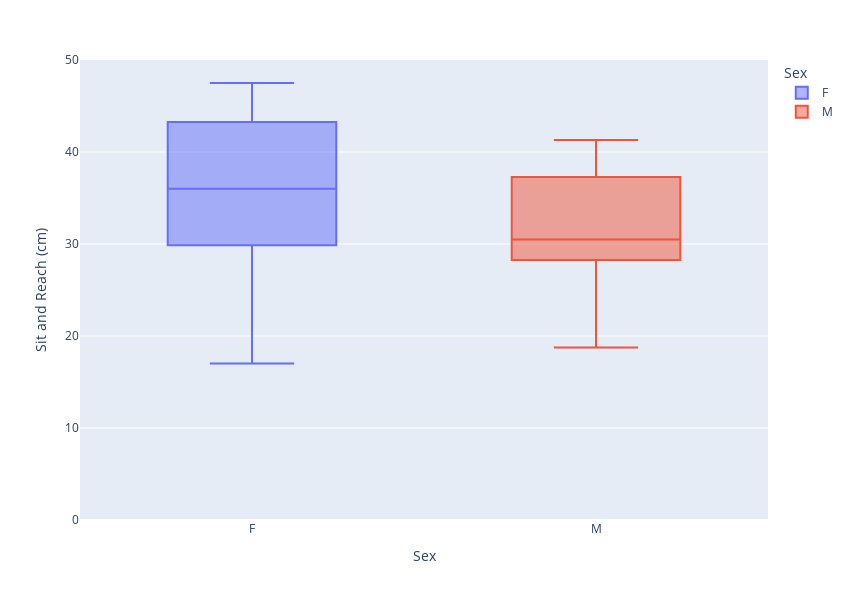

Notebook code cell kept with this figure:
### Code cell
fig = px.box(df, x='Sex', y='Sit and Reach (cm)', color='Sex',
             hover_data=['Age'], width=850, height=600
                 )

fig.update_layout(yaxis_range=[0,50])

fig.update_traces(marker=dict(size=12,
                              line=dict(width=2,
                                        color='DarkSlateGrey')),
                  selector=dict(mode='markers'))

fig.show()

### Figure 1 — Plotly figure (JSON) as saved in the notebook; plotly's stock layout.template omitted (floating-point values rounded to 4 significant figures)
{"data": [{"alignmentgroup": "True", "customdata": [[20], [20], [25], [24], [19], [19], [44], [18], [18], [23], [25], [19], [21], [21], [18]], "hovertemplate": "Sex=%{x}<br>Sit and Reach (cm)=%{y}<br>Age=%{customdata[0]}<extra></extra>", "legendgroup": "F", "marker": {"color": "#636efa"}, "name": "F", "notched": false, "offsetgroup": "F", "orientation": "v", "showlegend": true, "type": "box", "x": ["F", "F", "F", "F", "F", "F", "F", "F", "F", "F", "F", "F", "F", "F", "F"], "x0": " ", "xaxis": "x", "y": [41.25, 27.25, 30.75, 45.5, 21.8, 47.5, 42.5, 46.5, 17, null, 36, 34.5, null, 33.75, 41.25], "y0": " ", "yaxis": "y"}, {"alignmentgroup": "True", "customdata": [[19], [34], [20], [22], [22], [22], [23], [22], [19], [20], [20], [24], [20], [18], [20], [20], [20], [22]], "hovertemplate": "Sex=%{x}<br>Sit and Reach (cm)=%{y}<br>Age=%{customdata[0]}<extra></extra>", "legendgroup": "M", "marker": {"color": "#EF553B"}, "name": "M", "notched": false, "offsetgroup": "M", "orientation": "v", "showlegend": true, "type": "box", "x": ["M", "M", "M", "M", "M", "M", "M", "M", "M", "M", "M", "M", "M", "M", "M", "M", "M", "M"], "x0": " ", "xaxis": "x", "y": [25, 27.5, 39, null, 28.5, 29.83, 41.3, null, 39.5, 34.5, 35.25, 18.75, 30.5, null, null, 36.7, null, 28.5], "y0": " ", "yaxis": "y"}], "layout": {"boxmode": "overlay", "height": 600, "legend": {"title": {"text": "Sex"}, "tracegroupgap": 0}, "margin": {"t": 60}, "width": 850, "xaxis": {"anchor": "y", "categoryarray": ["F", "M"], "categoryorder": "array", "domain": [0, 1], "title": {"text": "Sex"}}, "yaxis": {"anchor": "x", "domain": [0, 1], "range": [0, 50], "title": {"text": "Sit and Reach (cm)"}}}}
